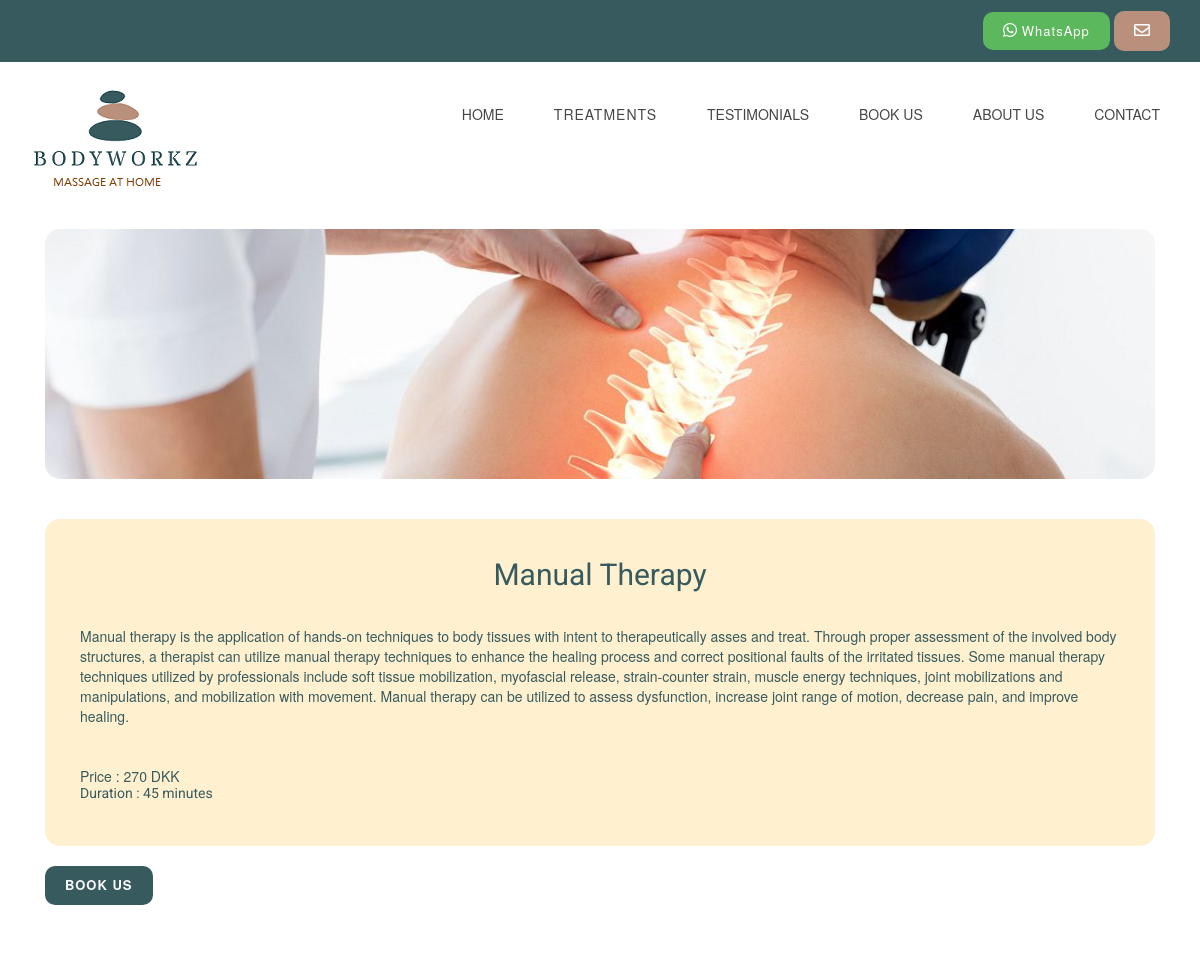
The page /article/2/ (upper part) on the database as committed earlier.
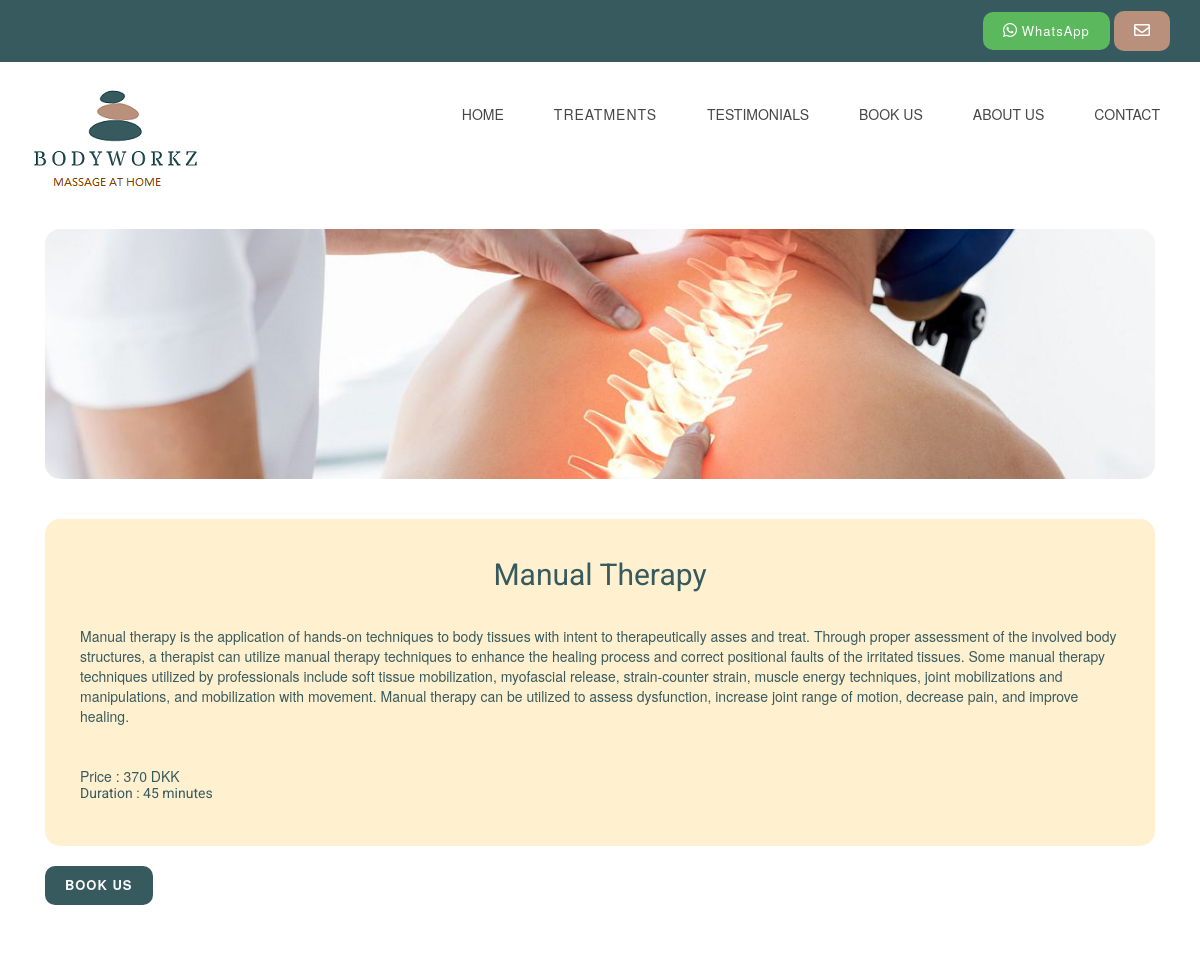
The same page on the database as committed later.
### MainApp/models.py (models this page shows, shortened)
class Therapy(models.Model):
    name = models.CharField(max_length=255 , verbose_name = "Nombre")
    image = models.ImageField(verbose_name="Foto", blank=True, null=True, upload_to="Images")
    short_description = models.CharField(max_length=150, verbose_name="Descripcion corta", blank=True, null=True,default="Massage")
    description = models.TextField()
    therapist = models.ManyToManyField(Therapist, verbose_name= "Terapeuta")
    duration = models.CharField(max_length=200, verbose_name = "Duracion", default="--")
    price = models.IntegerField(verbose_name="Precio",blank=True, null=True)
    class Meta:
            verbose_name="Terapia"
            verbose_name_plural="Terapias"

### MainApp/views.py (the view)
# urls.py: path('article/<int:therapy_id>/', views.article, name = "article"),
def article(request, therapy_id):
    articles = get_object_or_404(Therapy, pk = therapy_id)
    therapy = Therapy.objects.all()
    return render (request,'article.html',{'articles' : articles, 'therapy':therapy})

### MainApp/templates/article.html (shortened to what this page needs)
{% extends "base.html" %} {% block content %} {% load static %}
<div class="mb60">
    <div class="container" align-items="center" justify-content: "center">
        <div class="float-container ">
            <div class="float-child ">
                <div class="col-lg-12 col-md-12 col-sm-6 col-xs-12 ">
                    <div class="service-block ">
                        <div class="top-image-container mb20">
                            <img src="{{articles.image.url}} " alt=" " class="top-image">
                        </div>
                        <br>
                        <div class="service-content bg-default-article">
                            <h1 class="title-centered">{{articles.name}}
                            </h1><br>
                            <p>{{articles.description}}</p>
                            <br>
                            {% if articles.price %}
                                <HTML5>Price :  {{articles.price}} DKK</h5>
                                {% endif %} {% if articles.duration %}
                                <h5>Duration : {{articles.duration}} minutes</h5>
                                {% endif %}
                        </div>
                    </div>
                    <br>
                    <a href="{% url 'appointment' %} "><button type="button " class="btn btn-secondary btn-primary "> Book us</button></a>
                </div>
                <br>
            </div>
        </div>
    </div>
</div>{% endblock %}

Rows that differ between the two databases and show on the page:
changed Therapy "Manual Therapy": price "270" → "370"
